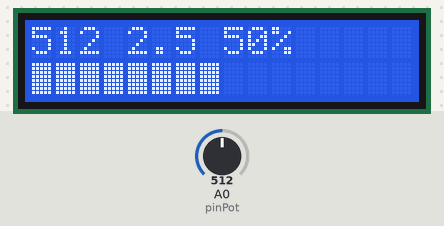
Bench run of a sketch on a simulated Arduino Uno, built with avr-gcc and run on an emulated ATmega328P. On the bench: 16×2 character LCD. The inputs (shaded band) are chosen by the test bench; at power-on: A0 (pinPot) = 512. What the sketch prints to the serial monitor is not drawn.

Above: at 1.2 s.
1.3 s: A0 (pinPot) set to 716
At 2.0 s:
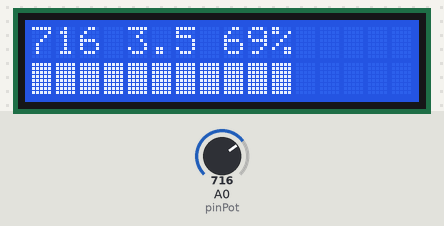
2.9 s: A0 (pinPot) set to 900
At 4.2 s:
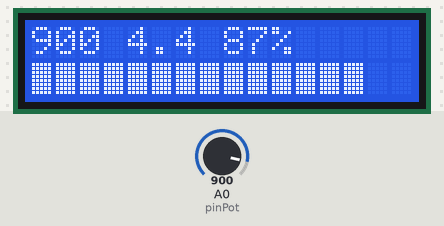
4.5 s: A0 (pinPot) set to 1023
At 5.8 s:
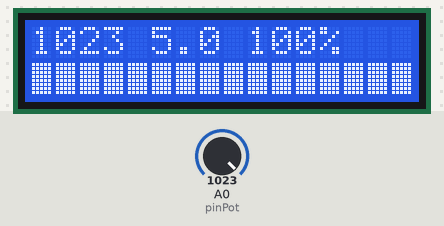
6.1 s: A0 (pinPot) set to 511
At 7.4 s:
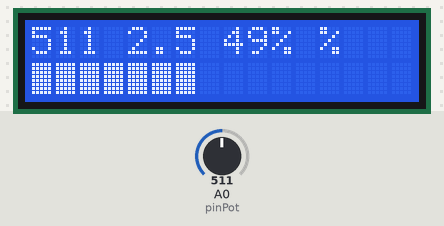
7.7 s: A0 (pinPot) set to 306
At 8.9 s:
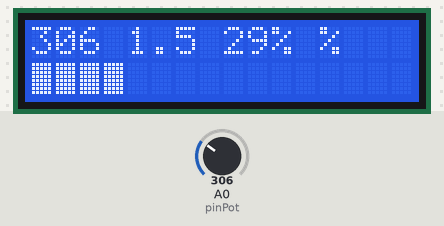
9.3 s: A0 (pinPot) set to 122
At 10.2 s:
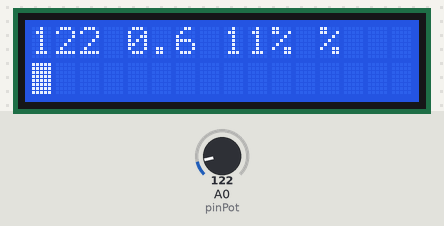
Timing chart, 0 to 11.9 s (numbered marks = the images above; inputs shaded):
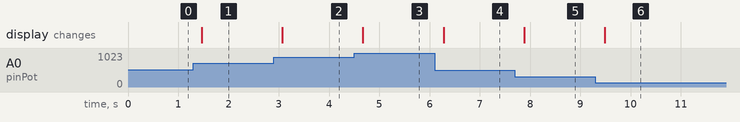

Measured:
- after the input at 1.3 s, the display: changes after 0.17 s (image 1)
- after the input at 2.9 s, the display: changes after 0.17 s (image 2)
- after the input at 4.5 s, the display: changes after 0.17 s (image 3)
- after the input at 6.1 s, the display: changes after 0.19 s (image 4)
- after the input at 7.7 s, the display: changes after 0.19 s (image 5)
- after the input at 9.3 s, the display: changes after 0.19 s (image 6)

The sketch:

l2cModifikasi.ino
```cpp
#include <Wire.h>
#include <Adafruit_LiquidCrystal.h>

Adafruit_LiquidCrystal lcd_1(0);

const int pinPot = A0;

void setup() {
  Serial.begin(9600);

  lcd_1.begin(16, 2);
  lcd_1.setBacklight(1);
}

void loop() {
  int nilai = analogRead(pinPot);

  float volt = nilai * (5.0 / 1023.0);
  int persen = map(nilai, 0, 1023, 0, 100);
  int bar = map(nilai, 0, 1023, 0, 16);

  // ===== SERIAL =====
  Serial.print("ADC: ");
  Serial.print(nilai);
  Serial.print(" | Volt: ");
  Serial.print(volt, 2);
  Serial.print(" V | Persen: ");
  Serial.print(persen);
  Serial.println("%");

  // ===== LCD BARIS 1 (disederhanakan biar muat) =====
  lcd_1.setCursor(0, 0);
  lcd_1.print(nilai);

  lcd_1.print(" ");
  lcd_1.print(volt, 1);  // biar ga kepanjangan

  lcd_1.print(" ");      // spasi

  lcd_1.print(persen);
  lcd_1.print("% ");

  // ===== LCD BARIS 2 =====
  lcd_1.setCursor(0, 1);
  for (int i = 0; i < 16; i++) {
    if (i < bar) {
      lcd_1.print((char)255);
    } else {
      lcd_1.print(" ");
    }
  }

  delay(200);
}
```
